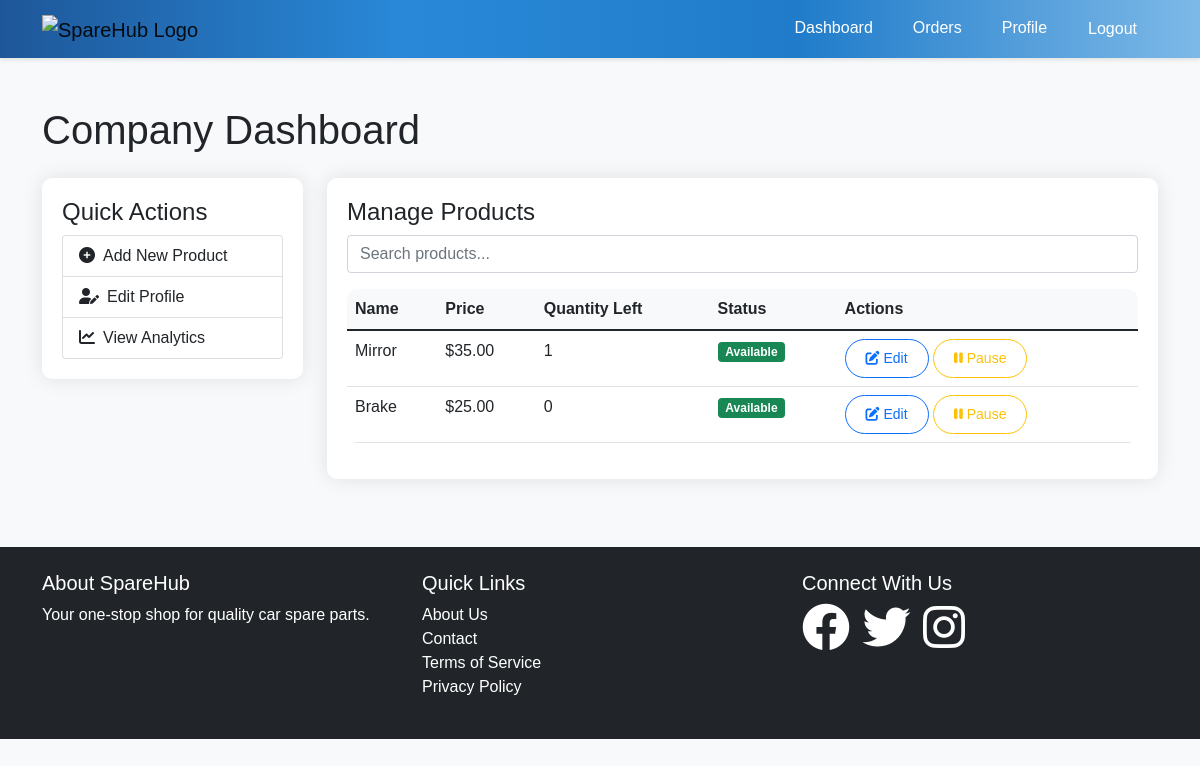
The page /company-dashboard/ (signed in) on the database its author committed.
### spares/models.py (models this page shows, shortened)
class Product(models.Model):
    CATEGORY_CHOICES = [
        ('Any', 'Any'),
        ('BODY', 'Body'),
        ('ENGINE', 'Engine'),
        ('TRANSMISSION', 'Transmission'),
        ('AC', 'AC'),
        ('FUEL_SUPPLY', 'Fuel Supply'),
        ('BRAKE', 'Brake'),
        ('SUSPENSION', 'Suspension'),
        ('STEERING', 'Steering'),
        ('INTERIOR', 'Interior'),
        ('ELECTRONIC', 'Electronic Components'),
        ('EXHAUST', 'Exhaust System'),
        ('WHEELS', 'Wheels'),
    ]
    company = models.ForeignKey(Company, on_delete=models.CASCADE, related_name='products')
    name = models.CharField(max_length=100)
    description = models.TextField()
    category = models.CharField(max_length=20, choices=CATEGORY_CHOICES)
    car_makes = models.CharField(max_length=255, blank=True)
    price = models.DecimalField(
        max_digits=10,
        decimal_places=2,
        validators=[MinValueValidator(0.01)]  # Ensure positive price
    )
    stock_quantity = models.PositiveIntegerField()
    warranty = models.CharField(max_length=100)  # This is probably the field you're using now
    availability = models.BooleanField(default=True)
    quantity = models.PositiveIntegerField(default=0)
    company_user = models.ForeignKey(User, on_delete=models.SET_NULL, null=True, blank=True, related_name='products')
    class Meta:
        unique_together = ['company', 'name']  # Ensure unique product names per company

### spares/views.py (the view)
# urls.py: path('company-dashboard/', views.company_dashboard, name='company_dashboard'),
@cache_control(no_cache=True, must_revalidate=True, no_store=True)  # Fixed whitespace
@login_required
def company_dashboard(request):
    products = Product.objects.filter(company=request.user.company).order_by('-id')
    orders = Order.objects.filter(items__product__in=products).distinct()
    context = {
        'products': products,
        'orders': orders,
    }
    return render(request, 'company_dashboard.html', context)

### templates/company_dashboard.html (shortened to what this page needs)
{% load static %}
<!DOCTYPE html>
<html lang="en">
<head>
    <link href="https://cdn.jsdelivr.net/npm/bootstrap@5.1.3/dist/css/bootstrap.min.css" rel="stylesheet">
    <link rel="stylesheet" href="https://cdnjs.cloudflare.com/ajax/libs/font-awesome/6.0.0-beta3/css/all.min.css">
    <link rel="stylesheet" href="{% static 'css/style.css' %}">
</head>
<body>
    <nav class="navbar navbar-expand-lg navbar-light">
        <div class="container">
            <a class="navbar-brand" href="{% url 'spares:home' %}">
                <img src="{% static 'images/logo.png' %}" alt="SpareHub Logo" height="40">
            </a>
            <div class="collapse navbar-collapse" id="navbarNav">
                <ul class="navbar-nav ms-auto">
                    <li class="nav-item">
                        <a class="nav-link" href="{% url 'spares:company_dashboard' %}">Dashboard</a>
                    </li>
                    <li class="nav-item">
                        <a class="nav-link" href="{% url 'spares:company_orders' %}">Orders</a>
                    </li>
                    <li class="nav-item">
                        <a class="nav-link" href="{% url 'spares:complete_company_profile' %}">Profile</a>
                    </li>
                    <li class="nav-item">
                        <form method="post" action="{% url 'spares:logout' %}">
                            <button type="submit" class="btn btn-link nav-link">Logout</button>
                        </form>
                    </li>
                </ul>
            </div>
        </div>
    </nav>
    <main class="container my-5">
        <h1 class="mb-4">Company Dashboard</h1>
        <div class="row">
            <div class="col-md-3">
                <div class="dashboard-card">
                    <h4>Quick Actions</h4>
                    <div class="list-group">
                        <a href="{% url 'spares:add_product' %}" class="list-group-item list-group-item-action">
                            <i class="fas fa-plus-circle me-2"></i>Add New Product
                        </a>
                        <a href="{% url 'spares:edit_company_profile' %}" class="list-group-item list-group-item-action">
                            <i class="fas fa-user-edit me-2"></i>Edit Profile
                        </a>
                        <a href="#" class="list-group-item list-group-item-action">
                            <i class="fas fa-chart-line me-2"></i>View Analytics
                        </a>
                    </div>
                </div>
            </div>
            <div class="col-md-9">
                <div class="dashboard-card">
                    <h4>Manage Products</h4>
                    <div class="mb-3">
                        <input type="text" class="form-control" id="searchProducts" placeholder="Search products...">
                    </div>
                    <table class="table table-hover table-custom">
                        <thead>
                            <tr>
                                <th>Name</th>
                                <th>Price</th>
                                <th>Quantity Left</th>
                                <th>Status</th>
                                <th>Actions</th>
                            </tr>
                        </thead>
                        <tbody>
                            {% for product in products %}
                            <tr>
                                <td>{{ product.name }}</td>
                                <td>${{ product.price }}</td>
                                <td>{{ product.stock_quantity }}</td>
                                <td>
                                    <span class="badge bg-{% if product.availability %}success{% else %}danger{% endif %}">
                                        {% if product.availability %}Available{% else %}Not Available{% endif %}
                                    </span>
                                </td>
                                <td>
                                    <a href="{% url 'spares:edit_product' product.id %}" class="btn btn-sm btn-outline-primary btn-custom">
                                        <i class="fas fa-edit"></i> Edit
                                    </a>
                                    <a href="{% url 'spares:toggle_availability' product.id %}" class="btn btn-sm btn-outline-{% if product.availability %}warning{% else %}success{% endif %} btn-custom">
                                        <i class="fas fa-{% if product.availability %}pause{% else %}play{% endif %}"></i>
                                        {% if product.availability %}Pause{% else %}Resume{% endif %}
                                    </a>
                                </td>
                            </tr>
                            {% empty %}
                            <tr>
                                <td colspan="5" class="text-center">No products available.</td>
                            </tr>
                            {% endfor %}
                        </tbody>
                    </table>
                </div>
            </div>
        </div>
    </main>
    <footer class="bg-dark text-white py-4">
        <div class="container">
            <div class="row">
                <div class="col-md-4">
                    <h5>About SpareHub</h5>
                    <p>Your one-stop shop for quality car spare parts.</p>
                </div>
                <div class="col-md-4">
                    <h5>Quick Links</h5>
                    <ul class="list-unstyled">
                        <li><a href="#" class="text-white">About Us</a></li>
                        <li><a href="#" class="text-white">Contact</a></li>
                        <li><a href="#" class="text-white">Terms of Service</a></li>
                        <li><a href="#" class="text-white">Privacy Policy</a></li>
                    </ul>
                </div>
                <div class="col-md-4">
                    <h5>Connect With Us</h5>
                    <div class="social-icons">
                        <a href="#" class="text-white me-2"><i class="fab fa-facebook fa-2x"></i></a>
                        <a href="#" class="text-white me-2"><i class="fab fa-twitter fa-2x"></i></a>
                        <a href="#" class="text-white"><i class="fab fa-instagram fa-2x"></i></a>
                    </div>
                </div>
            </div>
        </div>
    </footer>
</body>
</html>

### static/css/style.css (style rules this page uses)
body { font-family: 'Arial', sans-serif; }
.navbar { box-shadow: 0 2px 4px rgba(0,0,0,.1); }
.navbar-brand img { max-height: 40px; }
footer a { color: white; text-decoration: none; }
.social-icons a { font-size: 1.5rem; margin-right: 15px; }

### templates/company_dashboard.html (style rules this page uses)
body { background-color: #f8f9fa; }
.navbar { background: linear-gradient(to right, #1e5799, #2989d8, #207cca, #7db9e8); }
.navbar-light .navbar-nav .nav-link { color: white; margin: 0 5px; padding: 8px 15px; border-radius: 5px; transition: all 0.3s ease; }
.dashboard-card { background-color: white; border-radius: 10px; box-shadow: 0 0 20px rgba(0, 0, 0, 0.1); padding: 20px; margin-bottom: 20px; }
.btn-custom { border-radius: 20px; padding: 8px 20px; }
.table-custom { background-color: white; border-radius: 10px; overflow: hidden; }
.table-custom th { background-color: #f8f9fa; }

### rows shown on the page
Product: name "Mirror", price "35.00", stock_quantity "1", availability "Available"
Product: name "Brake", price "25.00", stock_quantity "0", availability "Available"
